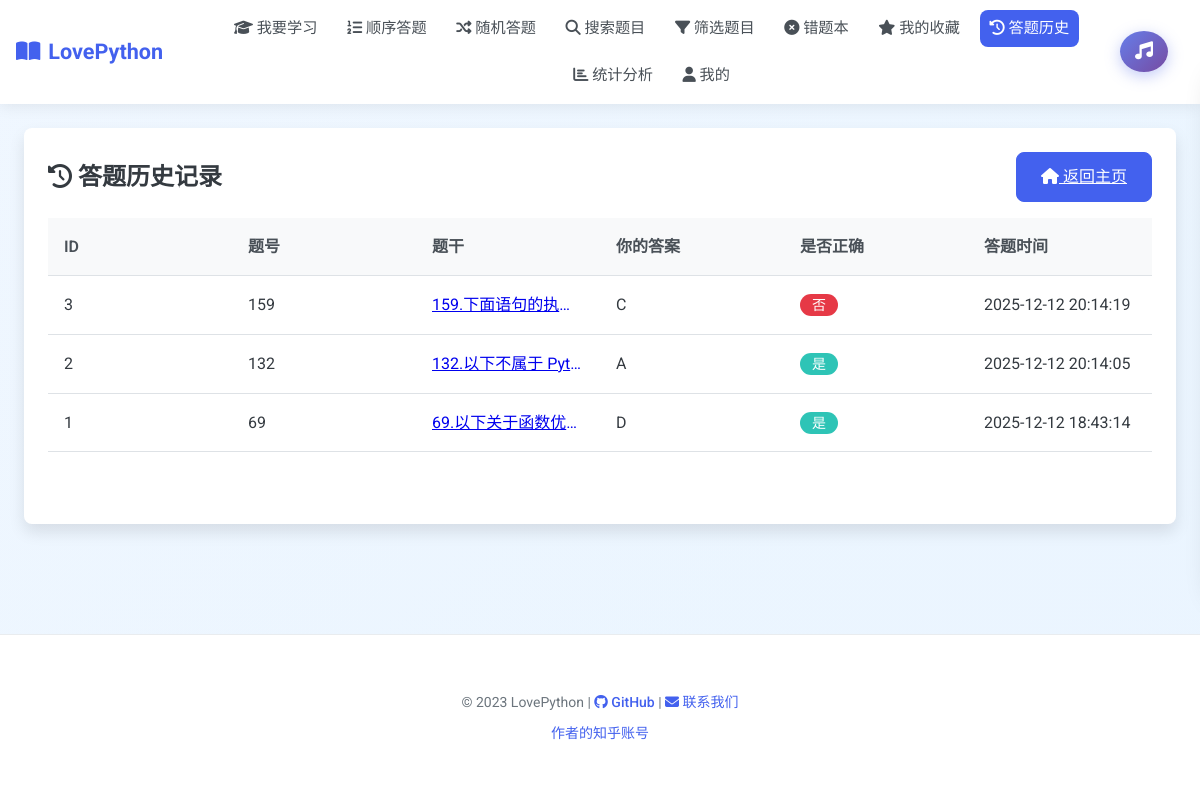
Screenshot of /history (signed in) with the database file from the repository.
### tables this page shows
CREATE TABLE history (
        id INTEGER PRIMARY KEY AUTOINCREMENT,
        user_id INTEGER NOT NULL,
        question_id TEXT NOT NULL,
        user_answer TEXT NOT NULL,
        correct INTEGER NOT NULL,
        timestamp DATETIME DEFAULT CURRENT_TIMESTAMP,
        FOREIGN KEY (user_id) REFERENCES users(id)
    );

CREATE TABLE questions (
        id TEXT PRIMARY KEY,
        stem TEXT NOT NULL,
        answer TEXT NOT NULL,
        difficulty TEXT,
        qtype TEXT,
        category TEXT,
        options TEXT, -- JSON stored options
        created_at DATETIME DEFAULT CURRENT_TIMESTAMP
    );

### app.py (the view)
@app.route('/history')
@login_required
def show_history():
    user_id = get_user_id()
    conn = get_db()
    c = conn.cursor()
    c.execute('SELECT * FROM history WHERE user_id=? ORDER BY id DESC', (user_id,))
    rows = c.fetchall()
    conn.close()
    history_data = []
    for r in rows:
        q = fetch_question(r['question_id'])
        stem = q['stem'] if q else '题目已删除'
        timestamp_str = r['timestamp']
        if timestamp_str and len(timestamp_str) > 19:
            timestamp_str = timestamp_str[:19]
        history_data.append({
            'id': r['id'],
            'question_id': r['question_id'],
            'stem': stem,
            'user_answer': r['user_answer'],
            'correct': r['correct'],
            'timestamp': timestamp_str
        })
    return render_template('history.html', history=history_data)

### app.py (called while the page is built)
def get_db():
    conn = sqlite3.connect('database.db')
    conn.row_factory = sqlite3.Row
    return conn

def login_required(f):
    @wraps(f)
    def decorated_function(*args, **kwargs):
        if not is_logged_in():
            flash("请先登录后再访问该页面", "error")
            return redirect(url_for('login', next=request.url))
        return f(*args, **kwargs)
    return decorated_function

def is_logged_in():
    return 'user_id' in session

def get_user_id():
    return session.get('user_id')

def fetch_question(qid):
    conn = get_db()
    c = conn.cursor()
    c.execute('SELECT * FROM questions WHERE id=?', (qid,))
    row = c.fetchone()
    conn.close()
    if row:
        return {
            'id': row['id'],
            'stem': row['stem'],
            'answer': row['answer'],
            'difficulty': row['difficulty'],
            'type': row['qtype'],
            'category': row['category'],
            'options': json.loads(row['options'])
        }
    return None

### templates/history.html (shortened to what this page needs)
{% extends 'base.html' %}
{% block content %}
<div class="card">
    <div class="card-title d-flex justify-content-between align-items-center">
        <div>
            <i class="fas fa-history"></i> 答题历史记录
        </div>
        <a href="{{ url_for('index') }}" class="btn btn-primary">
            <i class="fas fa-home"></i> 返回主页
        </a>
    </div>
    {% if history %}
    <div class="table-container">
        <table class="table">
            <thead>
                <tr>
                    <th>ID</th>
                    <th>题号</th>
                    <th>题干</th>
                    <th>你的答案</th>
                    <th>是否正确</th>
                    <th>答题时间</th>
                </tr>
            </thead>
            <tbody>
                {% for record in history %}
                <tr>
                    <td>{{ record.id }}</td>
                    <td>{{ record.question_id }}</td>
                    <td><a href="{{ url_for('show_question', qid=record.question_id) }}" class="question-text-truncate" title="{{ record.stem }}">{{ record.stem }}</a></td>
                    <td>{{ record.user_answer }}</td>
                    <td>
                        {% if record.correct == 1 %}
                        <span class="badge badge-success">是</span>
                        {% else %}
                        <span class="badge badge-danger">否</span>
                        {% endif %}
                    </td>
                    <td>{{ record.timestamp }}</td>
                </tr>
                {% endfor %}
            </tbody>
        </table>
    </div>
    {% else %}
    <div class="alert alert-info">
        <i class="fas fa-info-circle"></i> 你还没有任何答题历史记录。
    </div>
    {% endif %}
</div>
{% endblock %}

### static/style.css (style rules this page uses)
:root { --primary-color: #4361ee; --primary-hover: #3a56e7; --secondary-color: #3f8efc; --success-color: #2ec4b6; --danger-color: #e63946; --warning-color: #ffb703; --info-color: #4cc9f0; --light-color: #f8f9fa; --dark-color: #212529; --gray-100: #f8f9fa; --gray-200: #e9ecef; --gray-300: #dee2e6; --gray-400: #ced4da; --gray-500: #adb5bd; --gray-600: #6c757d; --gray-700: #495057; --gray-800: #343a40; --gray-900: #212529; --font-main: 'Roboto', 'Noto Sans SC', sans-serif; --border-radius: 0.5rem; --box-shadow: 0 0.5rem 1rem rgba(0, 0, 0, 0.1); --transition: all 0.3s ease; }
* { box-sizing: border-box; margin: 0; padding: 0; }
html { scroll-behavior: smooth; }
body { font-family: var(--font-main); background: linear-gradient(135deg, #f0f7ff 0%, #eaf5ff 100%); color: var(--gray-800); line-height: 1.6; min-height: 100vh; display: flex; flex-direction: column; }
.card { background-color: white; border-radius: var(--border-radius); box-shadow: var(--box-shadow); padding: 1.5rem; margin-bottom: 1.5rem; transition: var(--transition); }
.card-title { color: var(--gray-800); font-size: 1.5rem; margin-bottom: 1rem; font-weight: 600; }
.btn { display: inline-block; font-weight: 500; text-align: center; white-space: nowrap; vertical-align: middle; user-select: none; border: 1px solid transparent; padding: 0.75rem 1.5rem; font-size: 1rem; line-height: 1.5; border-radius: var(--border-radius); transition: var(--transition); cursor: pointer; touch-action: manipulation; -webkit-tap-highlight-color: transparent; position: relative; overflow: hidden; min-height: 2.75rem; }
.btn::after { content: ''; display: block; position: absolute; width: 100%; height: 100%; top: 0; left: 0; pointer-events: none; background-image: radial-gradient(circle, rgba(255, 255, 255, 0.3) 10%, transparent 10.01%); background-repeat: no-repeat; background-position: 50%; transform: scale(10, 10); opacity: 0; transition: transform 0.5s, opacity 0.8s; }
.btn-primary { color: #fff; background-color: var(--primary-color); border-color: var(--primary-color); }
.badge { display: inline-block; padding: 0.25rem 0.75rem; font-size: 0.875rem; font-weight: 500; line-height: 1; text-align: center; white-space: nowrap; vertical-align: baseline; border-radius: 50rem; }
.badge-success { background-color: var(--success-color); color: white; }
.badge-danger { background-color: var(--danger-color); color: white; }
.table-container { overflow-x: auto; margin-bottom: 2rem; -webkit-overflow-scrolling: touch; position: relative; }
.table-container::after { content: ''; position: absolute; top: 0; right: 0; bottom: 0; width: 20px; background: linear-gradient(to right, rgba(255, 255, 255, 0), rgba(0, 0, 0, 0.05)); pointer-events: none; opacity: 0; transition: opacity 0.3s; }
.table { width: 100%; border-collapse: collapse; margin-bottom: 1rem; table-layout: fixed; }
.table th, .table td { padding: 1rem; text-align: left; border-bottom: 1px solid var(--gray-300); word-wrap: break-word; overflow-wrap: break-word; }
.table th { font-weight: 600; color: var(--gray-700); background-color: var(--gray-100); position: sticky; top: 0; z-index: 10; }
.table tbody tr { transition: var(--transition); }
.question-text-truncate { display: block; max-width: 100%; white-space: nowrap; overflow: hidden; text-overflow: ellipsis; }
.d-flex { display: flex !important; }
.justify-content-between { justify-content: space-between !important; }
.align-items-center { align-items: center !important; }

### templates/base.html (style rules this page uses)
body { position: relative; min-height: 100vh; }

### rows the page displays
history: question_id "159", timestamp "2025-12-12 20:14:19"
questions: stem "159.下面语句的执…"
history: question_id "132", timestamp "2025-12-12 20:14:05"
questions: stem "132.以下不属于 Pyt…"
history: question_id "69", timestamp "2025-12-12 18:43:14"
questions: stem "69.以下关于函数优…"

### other values shown
{{ record.id }} "3" "2" "1"
{{ record.user_answer }} "C" "A" "D"
{{ current_year|default(2023) }} "2023"
